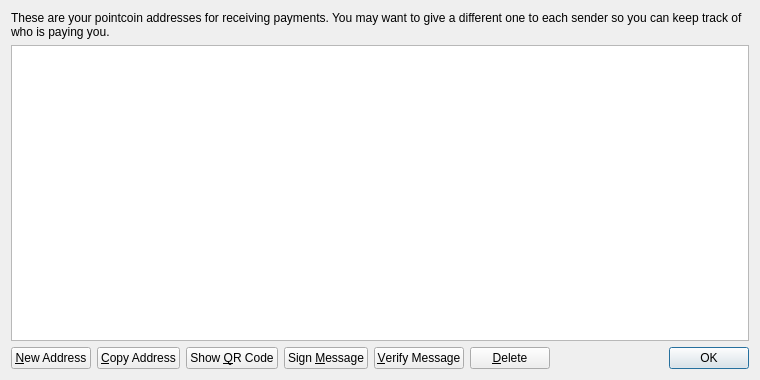
<?xml version="1.0" encoding="UTF-8"?>
<ui version="4.0">
 <class>AddressBookPage</class>
 <widget class="QWidget" name="AddressBookPage">
  <property name="geometry">
   <rect>
    <x>0</x>
    <y>0</y>
    <width>760</width>
    <height>380</height>
   </rect>
  </property>
  <property name="windowTitle">
   <string>Address Book</string>
  </property>
  <layout class="QVBoxLayout" name="verticalLayout">
   <item>
    <widget class="QLabel" name="labelExplanation">
     <property name="text">
      <string>These are your pointcoin addresses for receiving payments. You may want to give a different one to each sender so you can keep track of who is paying you.</string>
     </property>
     <property name="textFormat">
      <enum>Qt::PlainText</enum>
     </property>
     <property name="wordWrap">
      <bool>true</bool>
     </property>
    </widget>
   </item>
   <item>
    <widget class="QTableView" name="tableView">
     <property name="contextMenuPolicy">
      <enum>Qt::CustomContextMenu</enum>
     </property>
     <property name="toolTip">
      <string>Double-click to edit address or label</string>
     </property>
     <property name="tabKeyNavigation">
      <bool>false</bool>
     </property>
     <property name="alternatingRowColors">
      <bool>true</bool>
     </property>
     <property name="selectionMode">
      <enum>QAbstractItemView::SingleSelection</enum>
     </property>
     <property name="selectionBehavior">
      <enum>QAbstractItemView::SelectRows</enum>
     </property>
     <property name="sortingEnabled">
      <bool>true</bool>
     </property>
     <attribute name="verticalHeaderVisible">
      <bool>false</bool>
     </attribute>
    </widget>
   </item>
   <item>
    <layout class="QHBoxLayout" name="horizontalLayout">
     <item>
      <widget class="QPushButton" name="newAddressButton">
       <property name="toolTip">
        <string>Create a new address</string>
       </property>
       <property name="text">
        <string>&amp;New Address</string>
       </property>
       <property name="icon">
        <iconset resource="../bitcoin.qrc">
         <normaloff>:/icons/add</normaloff>:/icons/add</iconset>
       </property>
      </widget>
     </item>
     <item>
      <widget class="QPushButton" name="copyToClipboard">
       <property name="toolTip">
        <string>Copy the currently selected address to the system clipboard</string>
       </property>
       <property name="text">
        <string>&amp;Copy Address</string>
       </property>
       <property name="icon">
        <iconset resource="../bitcoin.qrc">
         <normaloff>:/icons/editcopy</normaloff>:/icons/editcopy</iconset>
       </property>
      </widget>
     </item>
     <item>
      <widget class="QPushButton" name="showQRCode">
       <property name="text">
        <string>Show &amp;QR Code</string>
       </property>
       <property name="icon">
        <iconset resource="../bitcoin.qrc">
         <normaloff>:/icons/qrcode</normaloff>:/icons/qrcode</iconset>
       </property>
      </widget>
     </item>
     <item>
      <widget class="QPushButton" name="signMessage">
       <property name="toolTip">
        <string>Sign a message to prove you own a pointcoin address</string>
       </property>
       <property name="text">
        <string>Sign &amp;Message</string>
       </property>
       <property name="icon">
        <iconset resource="../bitcoin.qrc">
         <normaloff>:/icons/edit</normaloff>:/icons/edit</iconset>
       </property>
      </widget>
     </item>
     <item>
      <widget class="QPushButton" name="verifyMessage">
       <property name="toolTip">
        <string>Verify a message to ensure it was signed with a specified pointcoin address</string>
       </property>
       <property name="text">
        <string>&amp;Verify Message</string>
       </property>
       <property name="icon">
        <iconset resource="../bitcoin.qrc">
         <normaloff>:/icons/transaction_0</normaloff>:/icons/transaction_0</iconset>
       </property>
      </widget>
     </item>
     <item>
      <widget class="QPushButton" name="deleteButton">
       <property name="toolTip">
        <string>Delete the currently selected address from the list</string>
       </property>
       <property name="text">
        <string>&amp;Delete</string>
       </property>
       <property name="icon">
        <iconset resource="../bitcoin.qrc">
         <normaloff>:/icons/remove</normaloff>:/icons/remove</iconset>
       </property>
      </widget>
     </item>
     <item>
      <spacer name="horizontalSpacer">
       <property name="orientation">
        <enum>Qt::Horizontal</enum>
       </property>
       <property name="sizeHint" stdset="0">
        <size>
         <width>40</width>
         <height>20</height>
        </size>
       </property>
      </spacer>
     </item>
     <item>
      <widget class="QDialogButtonBox" name="buttonBox">
       <property name="sizePolicy">
        <sizepolicy hsizetype="Maximum" vsizetype="Fixed">
         <horstretch>0</horstretch>
         <verstretch>0</verstretch>
        </sizepolicy>
       </property>
       <property name="standardButtons">
        <set>QDialogButtonBox::Ok</set>
       </property>
      </widget>
     </item>
    </layout>
   </item>
  </layout>
 </widget>
 <resources>
  <include location="../bitcoin.qrc"/>
 </resources>
 <connections/>
</ui>
